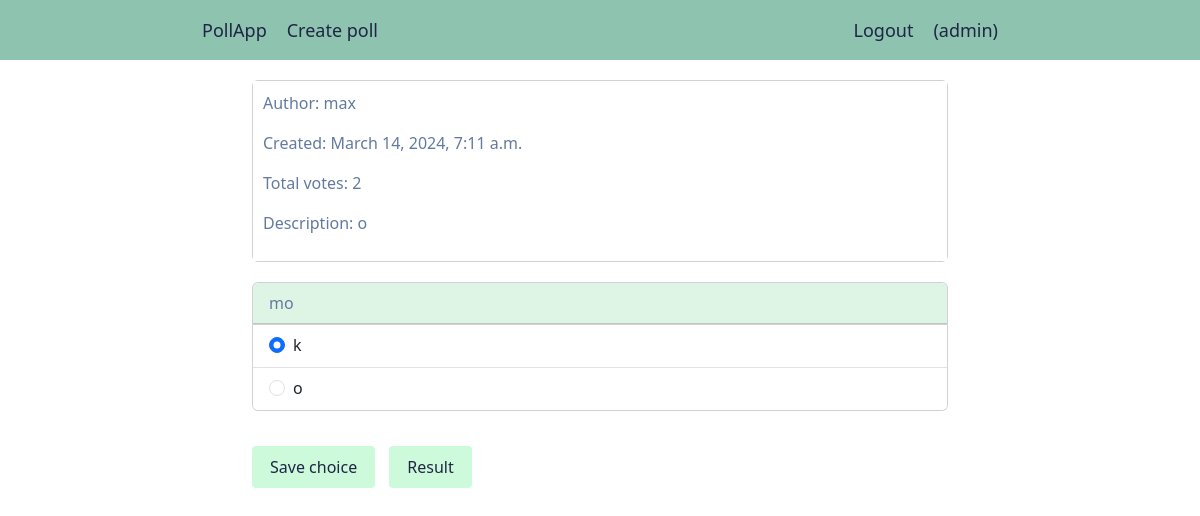
/poll/detail/11/ (signed in), run on the app's committed database.
### users/models.py (models this page shows, shortened)
class CustomUser(AbstractUser):
    selected_choices = models.ManyToManyField(Choice, related_name='users')
    def get_selected_choice(
        self, queryset: models.QuerySet
    ) -> Optional[Choice]:
        selected_choice = self.selected_choices.filter(
            id__in=queryset.values('id')
        ).first()
        return selected_choice

### poll/models.py (models this page shows, shortened)
class Poll(models.Model):
    owner = models.ForeignKey(
        settings.AUTH_USER_MODEL, on_delete=models.CASCADE
    )
    votes = models.PositiveIntegerField(default=0)
    title = models.CharField(max_length=300, blank=False)
    description = models.TextField(blank=True)
    created = models.DateTimeField(auto_now_add=True)
    class Meta:
        ordering = ['-created']
    def get_result(self) -> dict['Choice', float]:
        result = {}
        choices = self.choices.all()
        for choice in choices:
            if not choice.votes or not self.votes:
                result[choice] = 0
            else:
                result[choice] = round((choice.votes / self.votes) * 100, 2)
        return result

class Choice(models.Model):
    poll = models.ForeignKey(
        Poll, on_delete=models.CASCADE, related_name='choices'
    )
    choice = models.CharField(max_length=200)
    votes = models.PositiveIntegerField(default=0)
    def __str__(self):
        return self.choice

### poll/views.py (the view, shortened to what this page needs)
# urls.py: path('detail/<pk>/', views.PollDetailView.as_view(), name='detail'),
class PollDetailView(LoginRequiredMixin, TemplateResponseMixin, View):
    template_name = 'polls/detail.html'
    poll = None
    def dispatch(self, request, *args, **kwargs):
        self.poll = self.get_object(pk=kwargs.get('pk'))
        return super().dispatch(request, *args, **kwargs)
    def get_object(self, pk: int) -> Poll:
        return Poll.objects.select_related('owner').get(id=pk)
    def get_context_data(self, **kwargs):
        context = kwargs
        selected_choice = self.request.user.get_selected_choice(
            self.poll.choices.all()
        )
        context['selected_choice'] = selected_choice
        context['choices'] = self.poll.get_result()
        return context
    def get(self, request, pk):
        context = self.get_context_data()
        context['poll'] = self.poll
        return self.render_to_response(context)

### poll/templates/polls/detail.html (shortened to what this page needs)
{% extends "base.html" %}
{% block content %}
	<div class="card">
  	<div class="card-body card-info">
    	<p>Author: {{ poll.owner }}</p>
    	<p>Created: {{ poll.created }}</p>
    	<p>Total votes: {{ poll.votes }}</p>
    	{% if poll.description %}
    		<p>Description: {{ poll.description }}</p>
    	{% endif %}
  	</div>
	</div>
	<form action="{% url 'poll:detail' poll.id %}" method="post">
		<div class="card">
			<div class="card-header">
		  	{{ poll.title }}
			</div>
		    <ul class="list-group list-group-flush">
			    {% for choice in choices.keys %}
					  <li class="list-group-item">
					    <div class="form-check form-check-inline">
				  			<input class="form-check-input" type="radio" name="choices" id="{{ choice.id }}" value="{{ choice.id }}"
				  			{% if selected_choice.id == choice.id %}checked{% else %}required{% endif %}>
				  			<label class="form-check-label" for="{{ choice.id }}">{{ choice }}</label>
							</div>
						</li>
			    {% endfor %}
			  </ul>
		</div>
		<div id="options">
			<button type="submit" class="btn btn-mint">Save choice</button>
			<a href="{% url 'poll:result' poll.id %}" class="btn btn-mint">Result</a>
	</form>
{% endblock %}

### poll/templates/base.html (shortened to what this page needs)
{% load django_bootstrap5 %}
{% load static %}
<!DOCTYPE html>
<html>
<head>
	{% bootstrap_css %}
	<link rel="stylesheet" type="text/css" href="{% static 'css/base.css' %}">
</head>
<body>
	<ul class="nav-bar">
		<a href="{% url 'poll:list' %}" class="nav-item">PollApp</a>
		{% if request.user.is_authenticated %}
			<a href="{% url 'poll:create' %}" class="nav-item">Create poll</a>
			<a href="{% url 'users:logout' %}" class="nav-auth">Logout</a>
			<li class="nav-item">({{ request.user.username }})</li>
		{% else %}
			<a href="{% url 'users:login' %}" class="nav-auth">Login</a>
			<a href="{% url 'users:registration' %}" class="nav-auth">Registration</a>
		{% endif %}
	</ul>
	<div class="container">
		{% block content %}
		{% endblock %}
	</div>
</body>
</html>

### poll/static/css/base.css (style rules this page uses)
.nav-bar { background-color: #8EC3B0; width: 100%; height: 60px; margin-bottom: 20px; padding-left: 16%; padding-right: 16%; list-style: none; display: flex; justify-content: space-between; align-items: center; }
.nav-item, .nav-auth { text-decoration: none; font-size: 18px; font-weight: 500; color: #1F2544; padding: 0 10px; white-space: nowrap; text-overflow: ellipsis; }
.nav-auth { margin-left: auto; }
.container { max-width: 60%; }
.card { color: #1F2544; margin-bottom: 20px; }
.card-header { background-color: #DEF5E5; color: #637A9F !important; }
.card-body { background-color: #BCEAD5; color: #637A9F !important; }
.btn-mint { display: inline-block; background-color: #CDFADB; color: #1F2544; padding: 8px 17px 8px 17px; border-radius: .25rem; margin: 15px 10px 15px 0px; }
.card-info { background-color: #ffff; padding: 10px; }
.list-group-item { display: flex; justify-content: space-between; }

### data on the page
CustomUser: user.username "admin"
Poll: owner "max", created "March 14, 2024, 7:11 a.m.", votes "2", description "o", title "mo"
Choice: choices "☑ k", choice "k"
Choice: choices "☐ o", choice "o"
